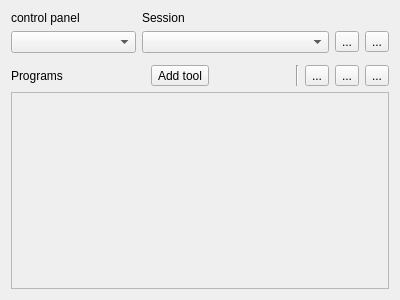
<?xml version="1.0" encoding="UTF-8"?>
<ui version="4.0">
 <class>Session</class>
 <widget class="QWidget" name="Session">
  <property name="geometry">
   <rect>
    <x>0</x>
    <y>0</y>
    <width>400</width>
    <height>300</height>
   </rect>
  </property>
  <property name="windowTitle">
   <string>Form</string>
  </property>
  <layout class="QVBoxLayout" name="verticalLayout">
   <item>
    <layout class="QGridLayout" name="gridLayout" columnstretch="2,3,0,0">
     <item row="1" column="2">
      <widget class="QToolButton" name="start_session_button">
       <property name="toolTip">
        <string>Start Session</string>
       </property>
       <property name="text">
        <string>...</string>
       </property>
       <property name="icon">
        <iconset resource="resources.qrc">
         <normaloff>:/icons/icons/play.png</normaloff>:/icons/icons/play.png</iconset>
       </property>
      </widget>
     </item>
     <item row="1" column="3">
      <widget class="QToolButton" name="menu_button">
       <property name="contextMenuPolicy">
        <enum>Qt::ActionsContextMenu</enum>
       </property>
       <property name="text">
        <string>...</string>
       </property>
       <property name="icon">
        <iconset resource="resources.qrc">
         <normaloff>:/icons/icons/menu.png</normaloff>:/icons/icons/menu.png</iconset>
       </property>
      </widget>
     </item>
     <item row="1" column="0">
      <widget class="QComboBox" name="control_panel_combo"/>
     </item>
     <item row="0" column="0">
      <widget class="QLabel" name="label_3">
       <property name="text">
        <string>control panel</string>
       </property>
      </widget>
     </item>
     <item row="0" column="1">
      <widget class="QLabel" name="label_4">
       <property name="text">
        <string>Session</string>
       </property>
      </widget>
     </item>
     <item row="1" column="1">
      <widget class="QComboBox" name="sessions_combo"/>
     </item>
    </layout>
   </item>
   <item>
    <layout class="QHBoxLayout" name="horizontalLayout_2"/>
   </item>
   <item>
    <widget class="QWidget" name="favorite_tools" native="true"/>
   </item>
   <item>
    <layout class="QHBoxLayout" name="horizontalLayout">
     <item>
      <widget class="QLabel" name="label">
       <property name="text">
        <string>Programs</string>
       </property>
      </widget>
     </item>
     <item>
      <spacer name="horizontalSpacer">
       <property name="orientation">
        <enum>Qt::Horizontal</enum>
       </property>
       <property name="sizeHint" stdset="0">
        <size>
         <width>40</width>
         <height>20</height>
        </size>
       </property>
      </spacer>
     </item>
     <item>
      <widget class="QToolButton" name="add_tool_button">
       <property name="toolTip">
        <string>Add Tool</string>
       </property>
       <property name="text">
        <string>Add tool</string>
       </property>
       <property name="icon">
        <iconset resource="resources.qrc">
         <normaloff>:/icons/icons/add.png</normaloff>:/icons/icons/add.png</iconset>
       </property>
       <property name="toolButtonStyle">
        <enum>Qt::ToolButtonTextBesideIcon</enum>
       </property>
       <property name="autoRaise">
        <bool>false</bool>
       </property>
       <property name="arrowType">
        <enum>Qt::NoArrow</enum>
       </property>
      </widget>
     </item>
     <item>
      <spacer name="horizontalSpacer_2">
       <property name="orientation">
        <enum>Qt::Horizontal</enum>
       </property>
       <property name="sizeHint" stdset="0">
        <size>
         <width>40</width>
         <height>20</height>
        </size>
       </property>
      </spacer>
     </item>
     <item>
      <widget class="Line" name="line">
       <property name="orientation">
        <enum>Qt::Vertical</enum>
       </property>
      </widget>
     </item>
     <item>
      <widget class="QToolButton" name="startall_button">
       <property name="toolTip">
        <string>Start All</string>
       </property>
       <property name="text">
        <string>...</string>
       </property>
       <property name="icon">
        <iconset resource="resources.qrc">
         <normaloff>:/icons/icons/play.png</normaloff>:/icons/icons/play.png</iconset>
       </property>
      </widget>
     </item>
     <item>
      <widget class="QToolButton" name="stopall_button">
       <property name="toolTip">
        <string>Stop All</string>
       </property>
       <property name="text">
        <string>...</string>
       </property>
       <property name="icon">
        <iconset resource="resources.qrc">
         <normaloff>:/icons/icons/stop.png</normaloff>:/icons/icons/stop.png</iconset>
       </property>
      </widget>
     </item>
     <item>
      <widget class="QToolButton" name="removeall_button">
       <property name="toolTip">
        <string>Remove All</string>
       </property>
       <property name="text">
        <string>...</string>
       </property>
       <property name="icon">
        <iconset resource="resources.qrc">
         <normaloff>:/icons/icons/remove.png</normaloff>:/icons/icons/remove.png</iconset>
       </property>
      </widget>
     </item>
    </layout>
   </item>
   <item>
    <widget class="QScrollArea" name="scrollArea">
     <property name="widgetResizable">
      <bool>true</bool>
     </property>
     <widget class="QWidget" name="programs_widget">
      <property name="geometry">
       <rect>
        <x>0</x>
        <y>0</y>
        <width>384</width>
        <height>154</height>
       </rect>
      </property>
      <layout class="QVBoxLayout" name="verticalLayout_2">
       <item>
        <spacer name="verticalSpacer">
         <property name="orientation">
          <enum>Qt::Vertical</enum>
         </property>
         <property name="sizeHint" stdset="0">
          <size>
           <width>20</width>
           <height>40</height>
          </size>
         </property>
        </spacer>
       </item>
      </layout>
     </widget>
    </widget>
   </item>
  </layout>
  <action name="save_session_action">
   <property name="icon">
    <iconset resource="resources.qrc">
     <normaloff>:/icons/icons/save.png</normaloff>:/icons/icons/save.png</iconset>
   </property>
   <property name="text">
    <string>Save session</string>
   </property>
  </action>
  <action name="save_as_action">
   <property name="icon">
    <iconset theme="edit-copy">
     <normaloff>.</normaloff>.</iconset>
   </property>
   <property name="text">
    <string>Save as...</string>
   </property>
   <property name="toolTip">
    <string>Save session as...</string>
   </property>
  </action>
  <action name="rename_session_action">
   <property name="icon">
    <iconset resource="resources.qrc">
     <normaloff>:/icons/icons/copy.png</normaloff>:/icons/icons/copy.png</iconset>
   </property>
   <property name="text">
    <string>Rename session</string>
   </property>
  </action>
  <action name="remove_session_action">
   <property name="icon">
    <iconset resource="resources.qrc">
     <normaloff>:/icons/icons/delete.png</normaloff>:/icons/icons/delete.png</iconset>
   </property>
   <property name="text">
    <string>Remove session</string>
   </property>
  </action>
 </widget>
 <resources>
  <include location="resources.qrc"/>
 </resources>
 <connections>
  <connection>
   <sender>menu_button</sender>
   <signal>clicked()</signal>
   <receiver>menu_button</receiver>
   <slot>showMenu()</slot>
   <hints>
    <hint type="sourcelabel">
     <x>377</x>
     <y>45</y>
    </hint>
    <hint type="destinationlabel">
     <x>377</x>
     <y>45</y>
    </hint>
   </hints>
  </connection>
 </connections>
</ui>
